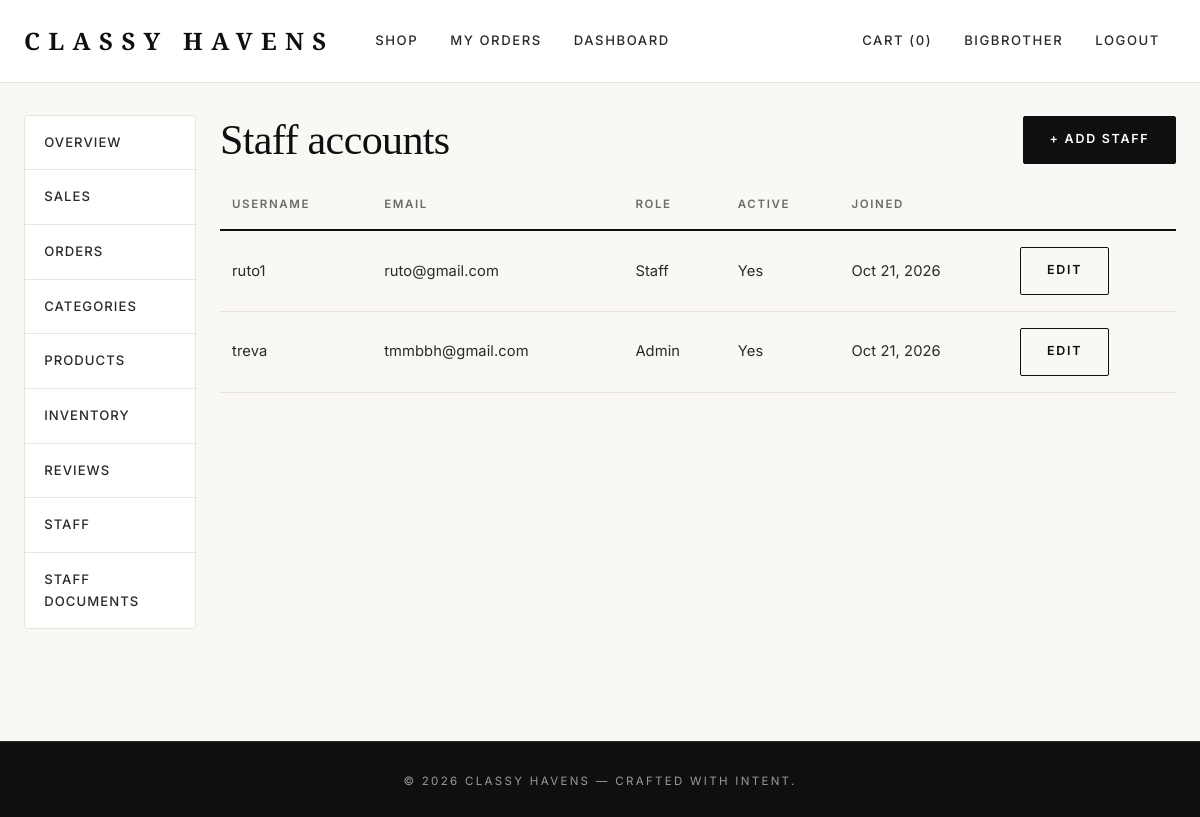
The page /dashboard/staff/ (signed in) on the database its author committed.
### accounts/models.py (models this page shows, shortened)
class CustomUser(AbstractUser):
    class Roles(models.TextChoices):
        CUSTOMER = "customer", "Customer"
        STAFF    = "staff",    "Staff"
        MANAGER  = "manager",  "Manager"
        ADMIN    = "admin",    "Admin"
    role = models.CharField(max_length=20, choices=Roles.choices,
                            default=Roles.CUSTOMER)
    phone = models.CharField(max_length=20, blank=True)
    avatar = models.ImageField(
        upload_to="avatars/%Y/%m/", blank=True, null=True,
        help_text="Optional profile picture (JPEG, PNG, WebP).",
    )
    @property
    def is_staff_member(self):
        return (
            self.is_superuser
            or self.is_staff
            or self.role in (self.Roles.STAFF, self.Roles.MANAGER, self.Roles.ADMIN)
        )

### dashboard/views.py (the view)
# urls.py: path("staff/", views.StaffListView.as_view(), name="staff_list"),
class StaffListView(StaffRequiredMixin, PermissionRequiredMixin, ListView):
    permission_required = "accounts.view_customuser"
    template_name = "dashboard/staff_list.html"
    context_object_name = "staff"
    paginate_by = 50
    def get_queryset(self):
        return CustomUser.objects.filter(
            role__in=[CustomUser.Roles.STAFF,
                      CustomUser.Roles.MANAGER,
                      CustomUser.Roles.ADMIN],
        ).order_by("-date_joined")

### cart/cart.py (called while the page is built)
    def __len__(self):
        return sum(item["quantity"] for item in self.cart.values())

    def total_quantity(self):
        return len(self)

### cart/context_processors.py (called while the page is built)
def cart(request):
    return {"cart": Cart(request)}

### config/context_processors.py (called while the page is built)
def currency(request):
    return {
        "CURRENCY_CODE": settings.CURRENCY_CODE,
        "CURRENCY_SYMBOL": settings.CURRENCY_SYMBOL,
    }

### dashboard/views.py (called while the page is built)
    def dispatch(self, request, *args, **kwargs):
        if not request.user.is_authenticated:
            return super().dispatch(request, *args, **kwargs)
        if not request.user.is_staff_member:
            messages.error(request, "Staff access required.")
            return redirect("catalog:product_list")
        return super().dispatch(request, *args, **kwargs)

### templates/dashboard/staff_list.html
{% extends "dashboard/base.html" %}
{% block dashboard_content %}
<div class="d-flex justify-content-between align-items-center mb-3">
    <h1 class="mb-0">Staff accounts</h1>
    {% if perms.accounts.add_customuser %}
        <a href="{% url 'dashboard:staff_add' %}" class="btn btn-dark">+ Add Staff</a>
    {% endif %}
</div>
<table class="table align-middle">
    <thead>
        <tr><th>Username</th><th>Email</th><th>Role</th><th>Active</th><th>Joined</th><th></th></tr>
    </thead>
    <tbody>
        {% for u in staff %}
        <tr>
            <td>{{ u.username }}</td>
            <td>{{ u.email|default:"—" }}</td>
            <td>{{ u.get_role_display }}</td>
            <td>{{ u.is_active|yesno:"Yes,No" }}</td>
            <td>{{ u.date_joined|date:"M d, Y" }}</td>
            <td>
                {% if perms.accounts.change_customuser %}
                    <a href="{% url 'dashboard:staff_edit' u.id %}" class="btn btn-sm btn-outline-dark">Edit</a>
                {% endif %}
            </td>
        </tr>
        {% empty %}
            <tr><td colspan="6" class="text-muted">No staff accounts yet.</td></tr>
        {% endfor %}
    </tbody>
</table>
{% endblock %}

### templates/base.html (shortened to what this page needs)
{% load static %}
<!doctype html>
<html lang="en">
<head>
    <link href="https://cdn.jsdelivr.net/npm/bootstrap@5.3.3/dist/css/bootstrap.min.css" rel="stylesheet">
    <link rel="stylesheet" href="{% static 'css/style.css' %}">
</head>
<body class="d-flex flex-column min-vh-100">
<nav class="navbar navbar-expand-lg">
    <div class="container">
        <a class="navbar-brand" href="{% url 'catalog:product_list' %}">Classy&nbsp;Havens</a>
        <div class="collapse navbar-collapse" id="nav">
            <ul class="navbar-nav me-auto">
                <li class="nav-item"><a class="nav-link" href="{% url 'catalog:product_list' %}">Shop</a></li>
                {% if user.is_authenticated %}
                    <li class="nav-item"><a class="nav-link" href="{% url 'orders:order_list' %}">My Orders</a></li>
                {% endif %}
                {% if user.is_staff_member %}
                    <li class="nav-item"><a class="nav-link" href="{% url 'dashboard:index' %}">Dashboard</a></li>
                {% endif %}
            </ul>
            <ul class="navbar-nav align-items-lg-center">
                <li class="nav-item">
                    <a class="nav-link" href="{% url 'cart:cart_detail' %}">Cart ({{ cart.total_quantity }})</a>
                </li>
                {% if user.is_authenticated %}
                    <li class="nav-item"><a class="nav-link" href="{% url 'accounts:profile' %}">{{ user.username }}</a></li>
                    <li class="nav-item"><a class="nav-link" href="{% url 'accounts:logout' %}">Logout</a></li>
                {% else %}
                    <li class="nav-item"><a class="nav-link" href="{% url 'accounts:login' %}">Login</a></li>
                    <li class="nav-item"><a class="nav-link" href="{% url 'accounts:register' %}">Register</a></li>
                {% endif %}
            </ul>
        </div>
    </div>
</nav>
<main class="flex-grow-1">
    <div class="container">
        {% block content %}{% endblock %}
    </div>
</main>
<footer class="mt-5 py-4">
    <div class="container text-center">
        <small>&copy; {% now "Y" %} Classy Havens — Crafted with intent.</small>
    </div>
</footer>
</body>
</html>

### static/css/style.css (style rules this page uses)
:root { --ch-black: #0f0f0f; --ch-charcoal: #2a2a2a; --ch-gray: #6b6b6b; --ch-muted: #9a9a9a; --ch-cream: #faf8f5; --ch-cream-alt: #f3efe9; --ch-white: #ffffff; --ch-border: #e8e5e0; --ch-gold: #c9a961; --ch-gold-dark: #a88a4a; --ch-danger: #b83232; --ch-success: #2f7a4d; --font-display: 'Playfair Display', Georgia, 'Times New Roman', serif; --font-body: 'Inter', -apple-system, BlinkMacSystemFont, 'Segoe UI', sans-serif; --shadow-sm: 0 1px 2px rgba(15,15,15,0.05); --shadow-md: 0 8px 24px rgba(15,15,15,0.07); --shadow-lg: 0 20px 48px rgba(15,15,15,0.10); --radius-sm: 2px; --radius: 4px; --radius-lg: 8px; }
* { box-sizing: border-box; }
html { scroll-behavior: smooth; }
body { margin: 0; font-family: var(--font-body); font-weight: 400; color: var(--ch-black); background-color: var(--ch-cream); line-height: 1.65; letter-spacing: 0.005em; -webkit-font-smoothing: antialiased; -moz-osx-font-smoothing: grayscale; }
h1, h2, h3, h4, h5, h6, .display { font-family: var(--font-display); font-weight: 500; letter-spacing: -0.015em; color: var(--ch-black); line-height: 1.2; }
h1 { font-size: clamp(2rem, 3.5vw, 3rem); margin-bottom: 1.25rem; }
a { color: var(--ch-black); text-decoration: none; transition: color .2s ease; }
small, .text-muted { color: var(--ch-muted) !important; }
.container { max-width: 1240px; padding-left: 1.5rem; padding-right: 1.5rem; }
main { padding-top: 2rem; padding-bottom: 4rem; }
.navbar { background: var(--ch-white) !important; border-bottom: 1px solid var(--ch-border); padding: 1rem 0; position: sticky; top: 0; z-index: 1000; backdrop-filter: saturate(180%) blur(10px); }
.navbar-brand { font-family: var(--font-display); font-weight: 700; font-size: 1.5rem; letter-spacing: 0.35em; color: var(--ch-black) !important; padding-right: 0.35em; text-transform: uppercase; }
.navbar-nav .nav-link { font-family: var(--font-body); font-size: 0.82rem; font-weight: 500; letter-spacing: 0.12em; text-transform: uppercase; color: var(--ch-charcoal) !important; padding: 0.5rem 1rem !important; transition: color .2s ease; }
.btn { font-family: var(--font-body); font-size: 0.78rem; font-weight: 600; letter-spacing: 0.14em; text-transform: uppercase; border-radius: var(--radius-sm); padding: 0.85rem 1.6rem; transition: all .25s ease; border-width: 1px; }
.btn-dark { background: var(--ch-black); border-color: var(--ch-black); color: var(--ch-white); }
.btn-outline-dark { color: var(--ch-black); border-color: var(--ch-black); background: transparent; }
.table { --bs-table-bg: transparent; --bs-table-border-color: var(--ch-border); font-size: 0.92rem; border-color: var(--ch-border); }
.table thead th { font-family: var(--font-body); font-size: 0.72rem; font-weight: 600; letter-spacing: 0.14em; text-transform: uppercase; color: var(--ch-gray); border-bottom: 2px solid var(--ch-black); padding: 0.9rem 0.75rem; background: transparent; }
.table tbody td { padding: 1rem 0.75rem; vertical-align: middle; border-bottom: 1px solid var(--ch-border); color: var(--ch-charcoal); }
.nav-link { color: var(--ch-charcoal); font-size: 0.88rem; font-weight: 500; letter-spacing: 0.08em; text-transform: uppercase; }
footer { background: var(--ch-black) !important; color: var(--ch-muted); padding: 2.5rem 0 !important; margin-top: 5rem; border-top: 1px solid var(--ch-charcoal); }
footer small { letter-spacing: 0.2em; text-transform: uppercase; font-size: 0.72rem; color: var(--ch-muted); }

### rows shown on the page
CustomUser: username "BIGBROTHER"
CustomUser: username "ruto1", email "ruto@gmail.com", role "Staff", is_active "Yes", date_joined "Oct 21, 2026"
CustomUser: username "treva", email "tmmbbh@gmail.com", role "Admin", is_active "Yes", date_joined "Oct 21, 2026"

### other values the page prints
{{ cart.total_quantity }} "0"
